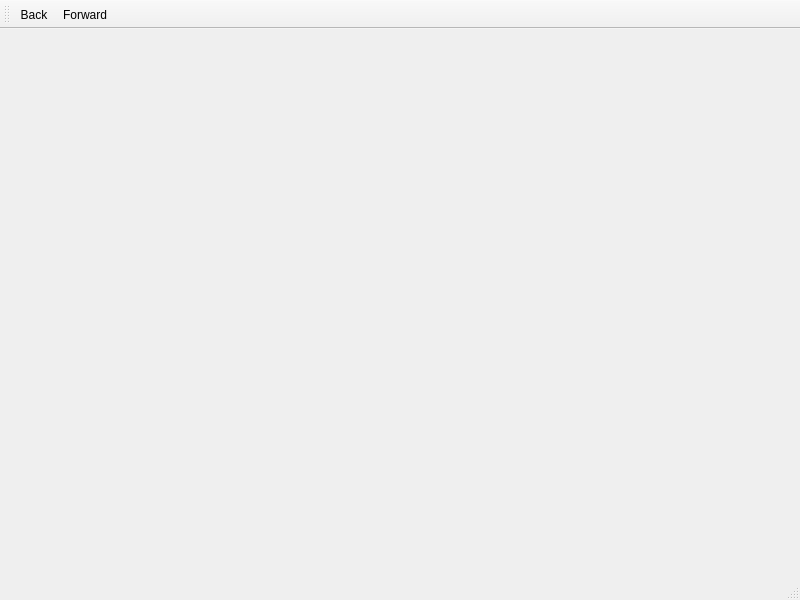
<?xml version="1.0" encoding="UTF-8"?>
<ui version="4.0">
 <class>MainWindow</class>
 <widget class="QMainWindow" name="MainWindow">
  <property name="geometry">
   <rect>
    <x>0</x>
    <y>0</y>
    <width>800</width>
    <height>600</height>
   </rect>
  </property>
  <property name="windowTitle">
   <string>MainWindow</string>
  </property>
  <widget class="QWidget" name="centralwidget">
   <layout class="QVBoxLayout" name="verticalLayout">
    <property name="margin">
     <number>0</number>
    </property>
    <item>
     <widget class="QTabWidget" name="tabWidget">
      <property name="documentMode">
       <bool>true</bool>
      </property>
     </widget>
    </item>
   </layout>
  </widget>
  <widget class="QMenuBar" name="menubar">
   <property name="geometry">
    <rect>
     <x>0</x>
     <y>0</y>
     <width>800</width>
     <height>22</height>
    </rect>
   </property>
  </widget>
  <widget class="QStatusBar" name="statusbar"/>
  <widget class="QToolBar" name="toolBar">
   <property name="windowTitle">
    <string>toolBar</string>
   </property>
   <attribute name="toolBarArea">
    <enum>TopToolBarArea</enum>
   </attribute>
   <attribute name="toolBarBreak">
    <bool>false</bool>
   </attribute>
   <addaction name="actionBack"/>
   <addaction name="actionForward"/>
  </widget>
  <action name="actionBack">
   <property name="icon">
    <iconset resource="resources.qrc">
     <normaloff>:/images/icons/back.png</normaloff>:/images/icons/back.png</iconset>
   </property>
   <property name="text">
    <string>Back</string>
   </property>
  </action>
  <action name="actionForward">
   <property name="icon">
    <iconset resource="resources.qrc">
     <normaloff>:/images/icons/forward.png</normaloff>:/images/icons/forward.png</iconset>
   </property>
   <property name="text">
    <string>Forward</string>
   </property>
  </action>
 </widget>
 <resources>
  <include location="resources.qrc"/>
 </resources>
 <connections/>
</ui>
